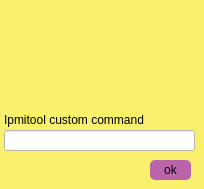
            <widget class="QWidget" name="adv_ipmi">
             <property name="styleSheet">
              <string notr="true">background-color: rgb(249, 240, 107);</string>
             </property>
             <widget class="QPushButton" name="bt_okis">
              <property name="geometry">
               <rect>
                <x>150</x>
                <y>160</y>
                <width>41</width>
                <height>20</height>
               </rect>
              </property>
              <property name="styleSheet">
               <string notr="true">QPushButton{
background-color: rgba(147, 16, 208, 159);
border-radius:5px;
}
QPushButton:hover{
	
	background-color: rgb(26, 95, 180);
}</string>
              </property>
              <property name="text">
               <string>ok</string>
              </property>
             </widget>
             <widget class="QLineEdit" name="line_ipmi">
              <property name="geometry">
               <rect>
                <x>4</x>
                <y>130</y>
                <width>191</width>
                <height>21</height>
               </rect>
              </property>
              <property name="styleSheet">
               <string notr="true">color: rgb(0, 0, 0);
background-color: rgb(255, 255, 255);</string>
              </property>
             </widget>
             <widget class="QLabel" name="label_17">
              <property name="geometry">
               <rect>
                <x>4</x>
                <y>110</y>
                <width>171</width>
                <height>19</height>
               </rect>
              </property>
              <property name="styleSheet">
               <string notr="true">color: rgb(0, 0, 0);</string>
              </property>
              <property name="text">
               <string>Ipmitool custom command</string>
              </property>
             </widget>
            </widget>
